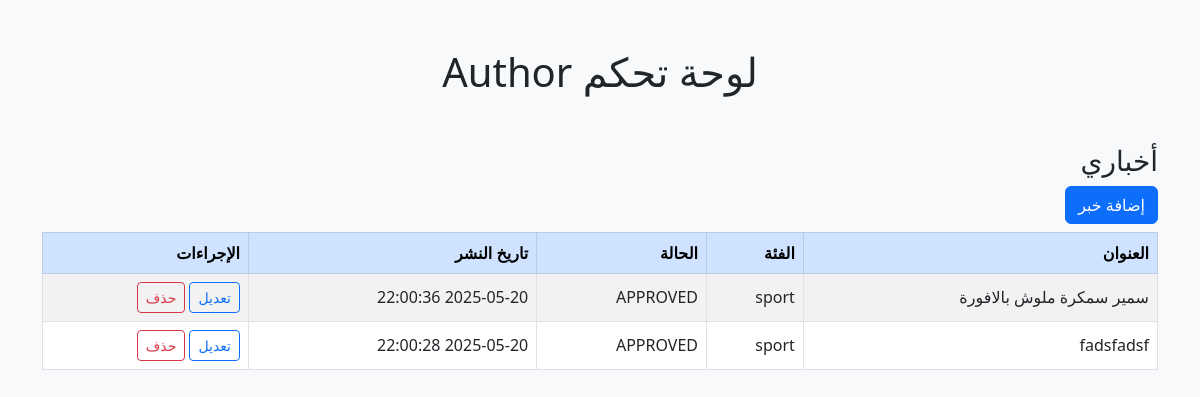
/dashboards/Dashboard.php (signed in), run on the app's committed database.
### tables this page shows
CREATE TABLE `news` (
  `id` bigint(20) NOT NULL AUTO_INCREMENT,
  `title` varchar(100) DEFAULT NULL,
  `body` text NOT NULL,
  `image_url` text DEFAULT NULL,
  `date_posted` datetime DEFAULT NULL,
  `category_id` bigint(20) DEFAULT NULL,
  `author_id` bigint(20) DEFAULT NULL,
  `country` varchar(30) DEFAULT 'Earth',
  `status` enum('APPROVED','PENDING','REJECTED') DEFAULT 'PENDING',
  `total_views` bigint(20) DEFAULT 0,
  PRIMARY KEY (`id`),
  KEY `fk_news` (`category_id`),
  KEY `fk_author` (`author_id`),
  CONSTRAINT `fk_author` FOREIGN KEY (`author_id`) REFERENCES `user` (`id`) ON DELETE SET NULL ON UPDATE CASCADE,
  CONSTRAINT `fk_news` FOREIGN KEY (`category_id`) REFERENCES `category` (`id`) ON DELETE SET NULL ON UPDATE CASCADE
);

CREATE TABLE `category` (
  `id` bigint(20) NOT NULL AUTO_INCREMENT,
  `name` varchar(20) NOT NULL,
  `description` varchar(50) DEFAULT NULL,
  PRIMARY KEY (`id`)
);

### config/DatabaseConnection.php (called while the page is built, shortened)
<?php
class DatabaseConnection {
    private static ?PDO $pdo = null;
    public static function getConnection() {
        if (self::$pdo === null) {
            $dotenv = Dotenv::createImmutable(dirname(__DIR__, 3));
            $host = $_ENV['DB_HOST'];
            $db = $_ENV['DB_NAME'];
            $user = $_ENV['DB_USER'];
            $password = $_ENV['DB_PASSWORD'];
            $dsn = "mysql:host=$host;dbname=$db";
            try {
                self::$pdo = new PDO($dsn, $user, $password);
                self::$pdo->setAttribute(PDO::ATTR_ERRMODE, PDO::ERRMODE_EXCEPTION);
            } catch(PDOException $exception) {
                die("Connection failed: " . $exception->getMessage());
            }
        }
        return self::$pdo;
    }
}

### dashboards/DashboardController.php (called while the page is built, shortened)
<?php
class DashboardController
{
    private static $conn;
    public static function getDashboardData($role, $userId)
    {
        $data = [];
        if ($role === 'ADMIN') {
            $data['users'] = self::getAllUsers();
        } elseif ($role === 'AUTHOR') {
            $data['myNews'] = self::getNewsByAuthor($userId);
        } elseif ($role === 'EDITOR') {
            $data['pendingNews'] = self::getPendingNews();
            $data['allNews'] = self::getAllNews();
        }
        return $data;
    }
    private static function getNewsByAuthor($authorId)
    {
        $stmt = self::$conn->prepare("SELECT n.id, n.title, n.author_id, n.date_posted, n.status, n.image_url, n.category_id, c.name AS category_name
                                      FROM news n
                                      LEFT JOIN category c ON n.category_id = c.id
                                      WHERE n.author_id = ?
                                      ORDER BY n.date_posted DESC");
        $stmt->execute([$authorId]);
        return $stmt->fetchAll(PDO::FETCH_ASSOC);
    }
    private static function ensureConnection()
    {
        if (!self::$conn) {
            self::$conn = DatabaseConnection::getConnection();
        }
    }
}

### dashboards/dashboard.php (the view, shortened to what this page needs)
<?php
$role = $_SESSION['role'];
$userId = $_SESSION['user_id'];
$data = DashboardController::getDashboardData($role, $userId);
?>
<!DOCTYPE html>
<html lang="ar" dir="rtl">
<head>
    <link href="https://cdn.jsdelivr.net/npm/bootstrap@5.3.0/dist/css/bootstrap.rtl.min.css" rel="stylesheet">
</head>
<body class="bg-light">
    <div class="container mt-5">
        <h1 class="mb-4 text-center">لوحة تحكم <?= ucfirst(strtolower($role)) ?></h1>
        <?php if ($role == 'AUTHOR'): ?>
            <h3 class="mt-5">أخباري</h3>
            <a href="?form=add_news" class="btn btn-primary mb-2">إضافة خبر</a>
            <table class="table table-bordered table-striped align-middle">
                <thead class="table-primary">
                    <tr>
                        <th>العنوان</th>
                        <th>الفئة</th>
                        <th>الحالة</th>
                        <th>تاريخ النشر</th>
                        <th>الإجراءات</th>
                    </tr>
                </thead>
                <tbody>
                    <?php foreach ($data['myNews'] as $news): ?>
                        <tr>
                            <td><?= htmlspecialchars($news['title'] ?? '') ?></td>
                            <td><?= htmlspecialchars($news['category_name'] ?? 'غير مصنف') ?></td>
                            <td><?= htmlspecialchars($news['status'] ?? '') ?></td>
                            <td><?= htmlspecialchars($news['date_posted'] ?? '') ?></td>
                            <td>
                                <a href="?form=edit_news&edit=<?= $news['id'] ?>"
                                    class="btn btn-outline-primary btn-sm">تعديل</a>
                                <form action="actions/handle.php" method="GET" class="d-inline">
                                    <button class="btn btn-outline-danger btn-sm">حذف</button>
                                </form>
                            </td>
                        </tr>
                    <?php endforeach; ?>
                </tbody>
            </table>
        <?php endif; ?>
    </div>
</body>
</html>

### data on the page
news: title "سمير سمكرة ملوش بالافورة", category.name "sport", status "APPROVED", date_posted "2025-05-20 22:00:36"
news: title "fadsfadsf", category.name "sport", status "APPROVED", date_posted "2025-05-20 22:00:28"

### other printed values
$role "Author"
